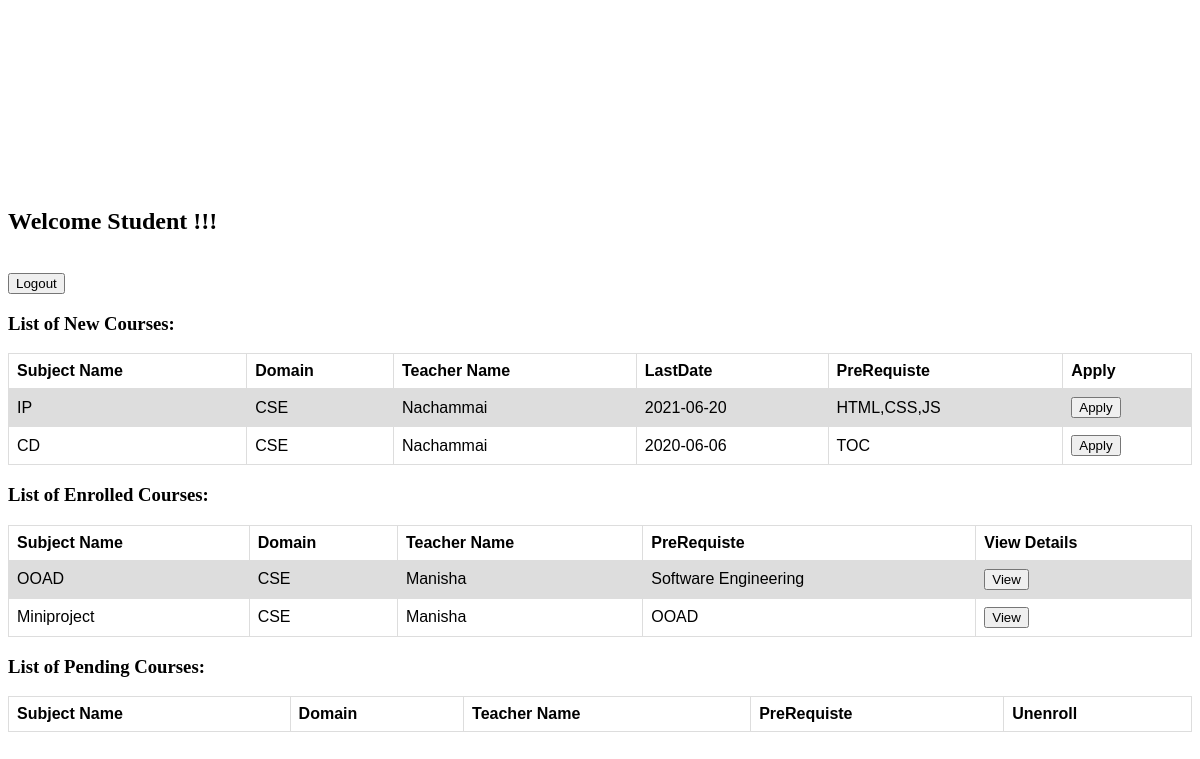
Screenshot of /student (signed in) with the database file from the repository.
### app.py (models this page shows)
class Course(db.Model):
    __tablename__ = 'course'
    id = db.Column(db.Integer,primary_key=True)
    name = db.Column(db.String(50),nullable=False)
    last_date = db.Column(db.String(30))
    domain = db.Column(db.String(50),nullable=False)
    prerequisites = db.Column(db.String(100),nullable=False)
    teacher_id = db.Column(db.Integer, db.ForeignKey('teacher.id'),nullable=False)

class Teacher(db.Model):
    __tablename__ = 'teacher'
    id = db.Column(db.Integer,primary_key=True)
    Name = db.Column(db.String(50),nullable=False)
    Password = db.Column(db.String(50),nullable=False)
    Email_id = db.Column(db.String(200),nullable=False)
    Contact = db.Column(db.String(15))
    Department = db.Column(db.String(30))
    courses = db.relationship('Course', backref=backref("teacher", uselist=False),lazy=True)

### app.py (the view)
@app.route('/student', methods=['POST', 'GET'])
def student():
    sel_id2=db.session.execute("SELECT course_id from 'applied' WHERE student_id= :s_id AND appstatus=1",{'s_id':session["user"]}).fetchall()
    sel_id1=db.session.execute("SELECT course_id from 'applied' WHERE student_id= :s_id AND appstatus=0",{'s_id':session["user"]}).fetchall()
    sel_id=db.session.execute("SELECT course_id from 'applied' WHERE student_id= :s_id",{'s_id':session["user"]}).fetchall()
    sel=[]
    for s in sel_id:
        sel.append(s[0])
    allcourses=Course.query.filter(Course.id.notin_(sel)).all()
    sel=[]
    for s in sel_id1:
        sel.append(s[0])
    pendcourses=Course.query.filter(Course.id.in_(sel)).all()
    sel=[]
    for s in sel_id2:
        sel.append(s[0])
    appcourses=Course.query.filter(Course.id.in_(sel)).all()
    return render_template('student.html',allcourses=allcourses,pendcourses=pendcourses,appcourses=appcourses)

### templates/student.html (shortened to what this page needs)
<html>
    <head>
    </head>
    <body>
      <h2 style="padding-top:200px;">Welcome Student !!!</h2><br>
      <a href="/"><button>Logout</button></a>
<h3>List of New Courses:</h3>
<table>
  <tr>
    <th>Subject Name</th>
    <th>Domain</th>
    <th>Teacher Name</th>
    <th>LastDate</th>
    <th>PreRequiste</th>
    <th>Apply</th>
  </tr>
  {%for course in allcourses%}
  <tr>
    <td>{{course.name}}</td>
    <td>{{course.domain}}</td>
    <td>{{course.teacher.Name}}</td>
    <td>{{course.last_date}}</td>
    <td>{{course.prerequisites}}</td>
    <td><a href="/apply/{{course.id}}"><button>Apply</button></a></td>
  </tr>
  {%endfor%}
</table>
<h3>List of Enrolled Courses:</h3>
<table>
  <tr>
    <th>Subject Name</th>
    <th>Domain</th>
    <th>Teacher Name</th>
    <th>PreRequiste</th>
    <th>View Details</th>
  </tr>
  {%for course in appcourses%}
  <tr>
    <td>{{course.name}}</td>
    <td>{{course.domain}}</td>
    <td>{{course.teacher.Name}}</td>
    <td>{{course.prerequisites}}</td>
    <td><a href="/view"><button>View</button></a></td>
  </tr>
  {%endfor%}
</table>
<h3>List of Pending Courses:</h3>
<table>
  <tr>
    <th>Subject Name</th>
    <th>Domain</th>
    <th>Teacher Name</th>
    <th>PreRequiste</th>
    <th>Unenroll</th>
  </tr>
  </table>
  </body>
</html>

### templates/student.html (style rules this page uses)
table { font-family: arial, sans-serif; border-collapse: collapse; width: 100%; }
td, th { border: 1px solid #dddddd; text-align: left; padding: 8px; }
tr:nth-child(even) { background-color: #dddddd; }

### rows the page displays
Course: name "IP", domain "CSE", teacher.Name "Nachammai", last_date "2021-06-20", prerequisites "HTML,CSS,JS"
Course: name "CD", domain "CSE", teacher.Name "Nachammai", last_date "2020-06-06", prerequisites "TOC"
Course: name "OOAD", domain "CSE", teacher.Name "Manisha", prerequisites "Software Engineering"
Course: name "Miniproject", domain "CSE", teacher.Name "Manisha", prerequisites "OOAD"
